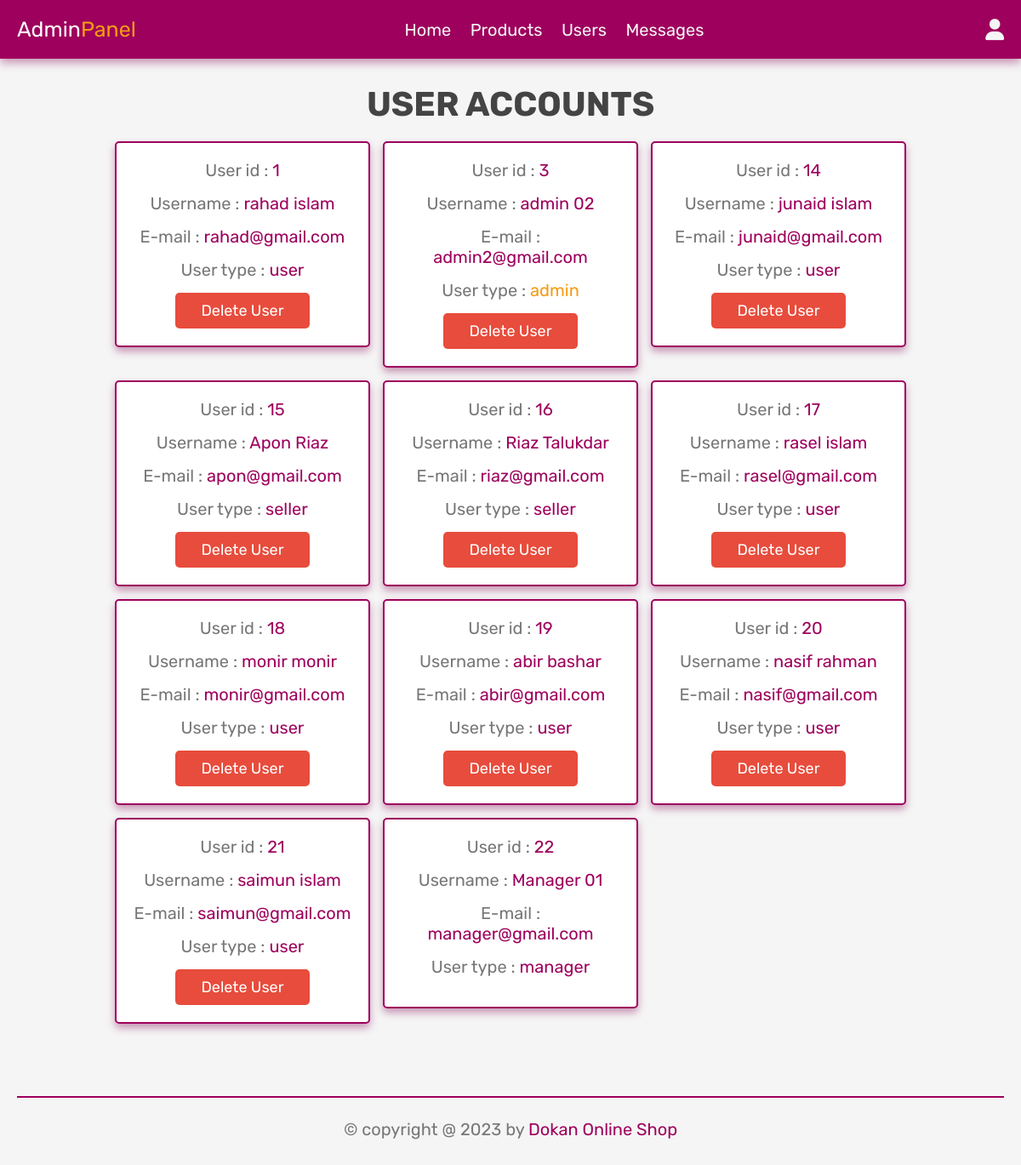
/php/admin_users.php (signed in), run on the app's committed database.
### tables this page shows
CREATE TABLE `users` (
  `id` int(50) NOT NULL,
  `fname` varchar(20) NOT NULL,
  `lname` varchar(20) NOT NULL,
  `email` varchar(100) NOT NULL,
  `pnumber` int(11) NOT NULL,
  `address` varchar(100) NOT NULL,
  `password` varchar(100) NOT NULL,
  `user_type` varchar(20) NOT NULL DEFAULT 'user'
);

### php/admin_users.php (the view, shortened to what this page needs)
<?php
include 'connection.php';
?>
<!DOCTYPE html>
<html lang="en">
<head>
   <link rel="stylesheet" href="https://cdnjs.cloudflare.com/ajax/libs/font-awesome/6.0.0/css/all.min.css">
   <link rel="stylesheet" href="../css/admin_style.css">
</head>
<body>
<?php include 'admin_header.php'; ?>
<section class="users">
   <h1 class="title"> User accounts </h1>
   <div class="box-container">
      <?php
         $select_users = mysqli_query($conn, "SELECT * FROM `users`") or die('query failed');
         while($fetch_users = mysqli_fetch_assoc($select_users)){
      ?>
      <div class="box">
         <p> User id : <span><?php echo $fetch_users['id']; ?></span> </p>
         <p> Username : <span><?php echo $fetch_users['fname']." ".$fetch_users['lname']; ?></span> </p>
         <p> E-mail : <span><?php echo $fetch_users['email']; ?></span> </p>
         <p> User type : <span style="color:<?php if($fetch_users['user_type'] == 'admin'){ echo 'var(--orange)'; } ?>"><?php echo $fetch_users['user_type']; ?></span> </p>
         <?php if($fetch_users['user_type']=='manager'){}else{?>
         <a href="admin_users.php?delete=<?php echo $fetch_users['id']; ?>" onclick="return confirm('Delete this user?');" class="delete-btn">Delete user</a><?php } ?>
      </div>
      <?php
         };
      ?>
   </div>
</section>
<?php include 'admin_footer.php'; ?>
</body>
</html>

### css/admin_style.css (style rules this page uses)
:root { --main-color: rgba(158,0,93); --red:#e74c3c; --orange:#f39c12; --black:#444; --white:#fff; --light-bg:#f5f5f5; --light-color:#777; --border:.2rem solid var(--main-color); --box-shadow:0 .5rem 1rem rgba(199, 149, 180); }
* { font-family: 'Rubik', sans-serif; margin:0; padding:0; box-sizing: border-box; outline: none; border:none; text-decoration: none; transition:all .2s linear; }
html { font-size: 62.5%; overflow-x: hidden; }
body { background-color: var(--light-bg); }
section { padding:3rem 2rem; }
.title { text-align: center; margin-bottom: 2rem; text-transform: uppercase; color:var(--black); font-size: 4rem; }
.btn, .option-btn, .delete-btn, .white-btn { display: inline-block; margin-top: 1rem; padding:1rem 3rem; cursor: pointer; color:var(--white); font-size: 1.8rem; border-radius: .5rem; text-transform: capitalize; }
.delete-btn { background-color: var(--red); }
.users .box-container { display: grid; grid-template-columns: repeat(auto-fit, 30rem); justify-content: center; gap:1.5rem; max-width: 1200px; margin:0 auto; align-items: flex-start; }
.users .box-container .box { background-color: var(--white); padding:2rem; border:var(--border); box-shadow: var(--box-shadow); border-radius: .5rem; text-align: center; }
.users .box-container .box p { padding-bottom: 1.5rem; font-size: 2rem; color:var(--light-color); }
.users .box-container .box p span { color:var(--main-color); }
.users .box-container .box .delete-btn { margin-top: 0; }

### data on the page
users: id "1", fname "rahad", lname "islam", email "rahad@gmail.com", user_type "user"
users: id "3", fname "admin", lname "02", email "admin2@gmail.com", user_type "admin"
users: id "14", fname "junaid", lname "islam", email "junaid@gmail.com", user_type "user"
users: id "15", fname "Apon", lname "Riaz", email "apon@gmail.com", user_type "seller"
users: id "16", fname "Riaz", lname "Talukdar", email "riaz@gmail.com", user_type "seller"
users: id "17", fname "rasel", lname "islam", email "rasel@gmail.com", user_type "user"
users: id "18", fname "monir", lname "monir", email "monir@gmail.com", user_type "user"
users: id "19", fname "abir", lname "bashar", email "abir@gmail.com", user_type "user"
users: id "20", fname "nasif", lname "rahman", email "nasif@gmail.com", user_type "user"
users: id "21", fname "saimun", lname "islam", email "saimun@gmail.com", user_type "user"
users: id "22", fname "Manager", lname "01", email "manager@gmail.com", user_type "manager"
